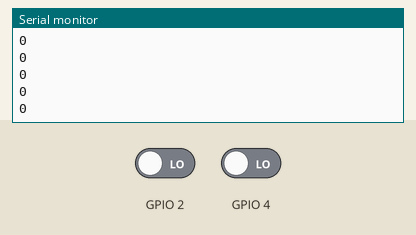
Bench run of a sketch on a simulated ESP32. On the bench: the last lines printed to the serial monitor. The test bench sets the inputs (shaded band); at power-on: GPIO 2 LOW, GPIO 4 LOW. WiFi joins after 1.5 s; servers stay silent unless stated; web services answer with replies made up by the test bench.

Above: at 2.7 s.
2.8 s: GPIO 2 driven HIGH
At 3.9 s:
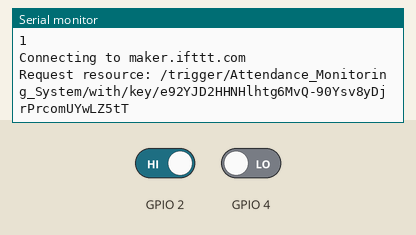
At 8.01 s:
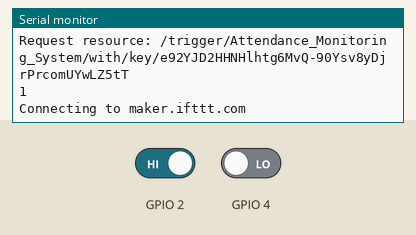

The sketch:

server.ino
```cpp
#include <WiFi.h>

const char* ssid     = "Virus1392001";
const char* password = "Anukul1392001";


const char* resource = "/trigger/Attendance_Monitoring_System/with/key/e92YJD2HHNHlhtg6MvQ-90Ysv8yDjrPrcomUYwLZ5tT";

const char* server = "maker.ifttt.com";

int x = 0;
int y = 0;

void setup() {
  Serial.begin(115200);
  pinMode(4,INPUT);
  pinMode(2,INPUT);

  initWifi();
}

void loop() {
   Serial.println(digitalRead(2));

   x = digitalRead(4);
   y = digitalRead(2);

   if(x == 1) {
    makeIFTTTRequest("Prashant","1DS19ET059","Present");
    delay(1000);
   }

  else if(y == 1) {
    makeIFTTTRequest("Shiv","1DS19ET079","Present");
    delay(1000);
   }
}


void initWifi() {
  Serial.print("Connecting to: ");
  Serial.print(ssid);
  WiFi.begin(ssid, password);

  int timeout = 10 * 4;
  while(WiFi.status() != WL_CONNECTED  && (timeout-- > 0)) {
    delay(250);
    Serial.print(".");
  }
  Serial.println("");

  if(WiFi.status() != WL_CONNECTED) {
     Serial.println("Failed to connect, going back to sleep");
  }

  Serial.print("WiFi connected in: ");
  Serial.print(millis());
  Serial.print(", IP address: ");
  Serial.println(WiFi.localIP());
}


void makeIFTTTRequest(String d_name, String usn, String comment) {
  Serial.print("Connecting to ");
  Serial.print(server);

  WiFiClient client;
  int retries = 5;
  while(!!!client.connect(server, 80) && (retries-- > 0)) {
    Serial.print(".");
  }
  Serial.println();
  if(!!!client.connected()) {
    Serial.println("Failed to connect...");
  }

  Serial.print("Request resource: ");
  Serial.println(resource);


  String jsonObject = String("{\"value1\":\"") + d_name + "\",\"value2\":\"" + usn + "\",\"value3\":\"" + comment + "\"}";


  client.println(String("POST ") + resource + " HTTP/1.1");
  client.println(String("Host: ") + server);
  client.println("Connection: close\r\nContent-Type: application/json");
  client.print("Content-Length: ");
  client.println(jsonObject.length());
  client.println();
  client.println(jsonObject);

  int timeout = 5 * 10; // 5 seconds
  while(!!!client.available() && (timeout-- > 0)){
    delay(100);
  }
  if(!!!client.available()) {
    Serial.println("No response...");
  while(client.available()){
    Serial.write(client.read());
  }

  Serial.println("\nclosing connection");
  client.stop();
}
}
```

Measured:
- after the input at 2.8 s, the serial monitor: prints a new line at once (image 1)
